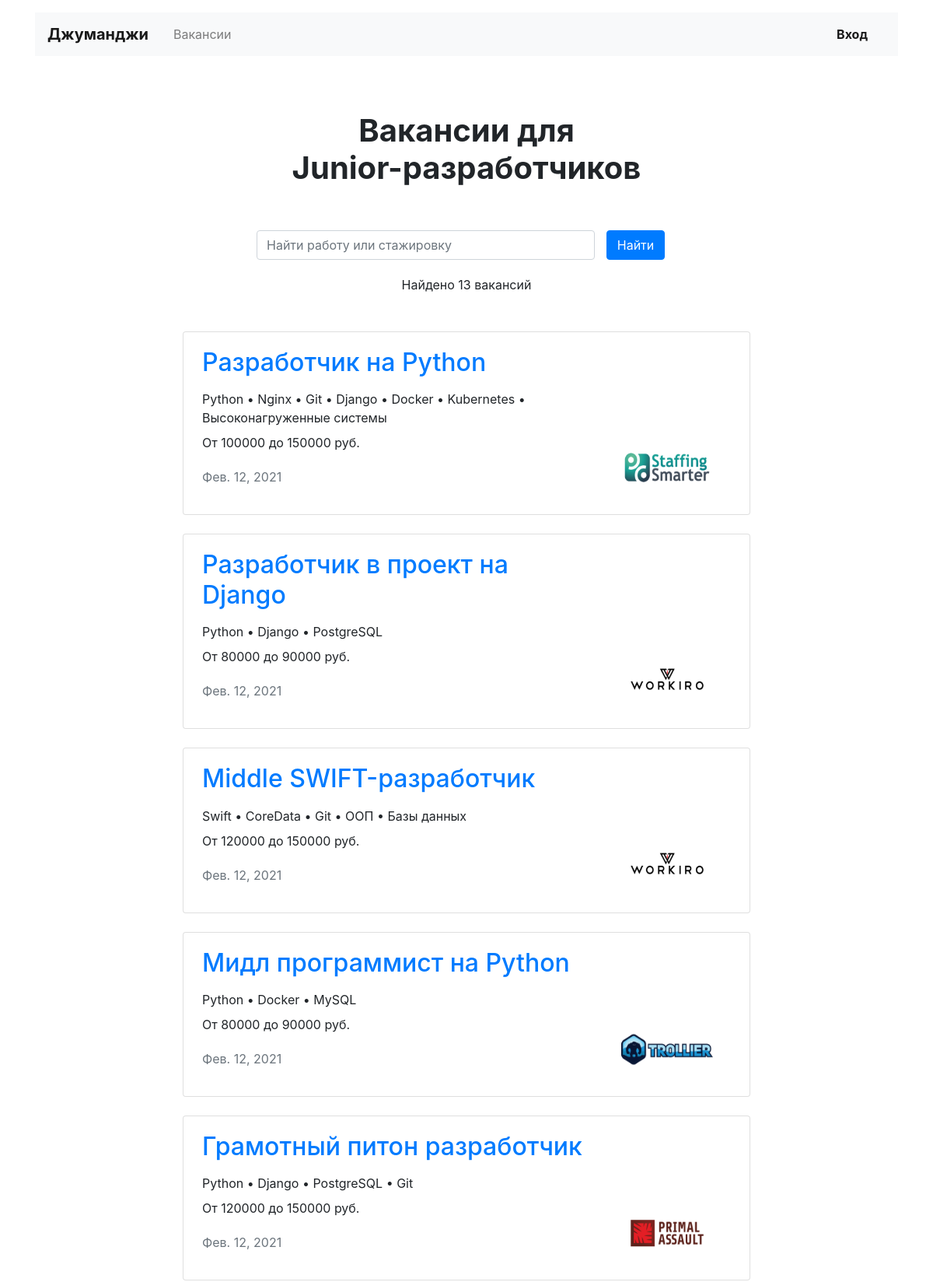
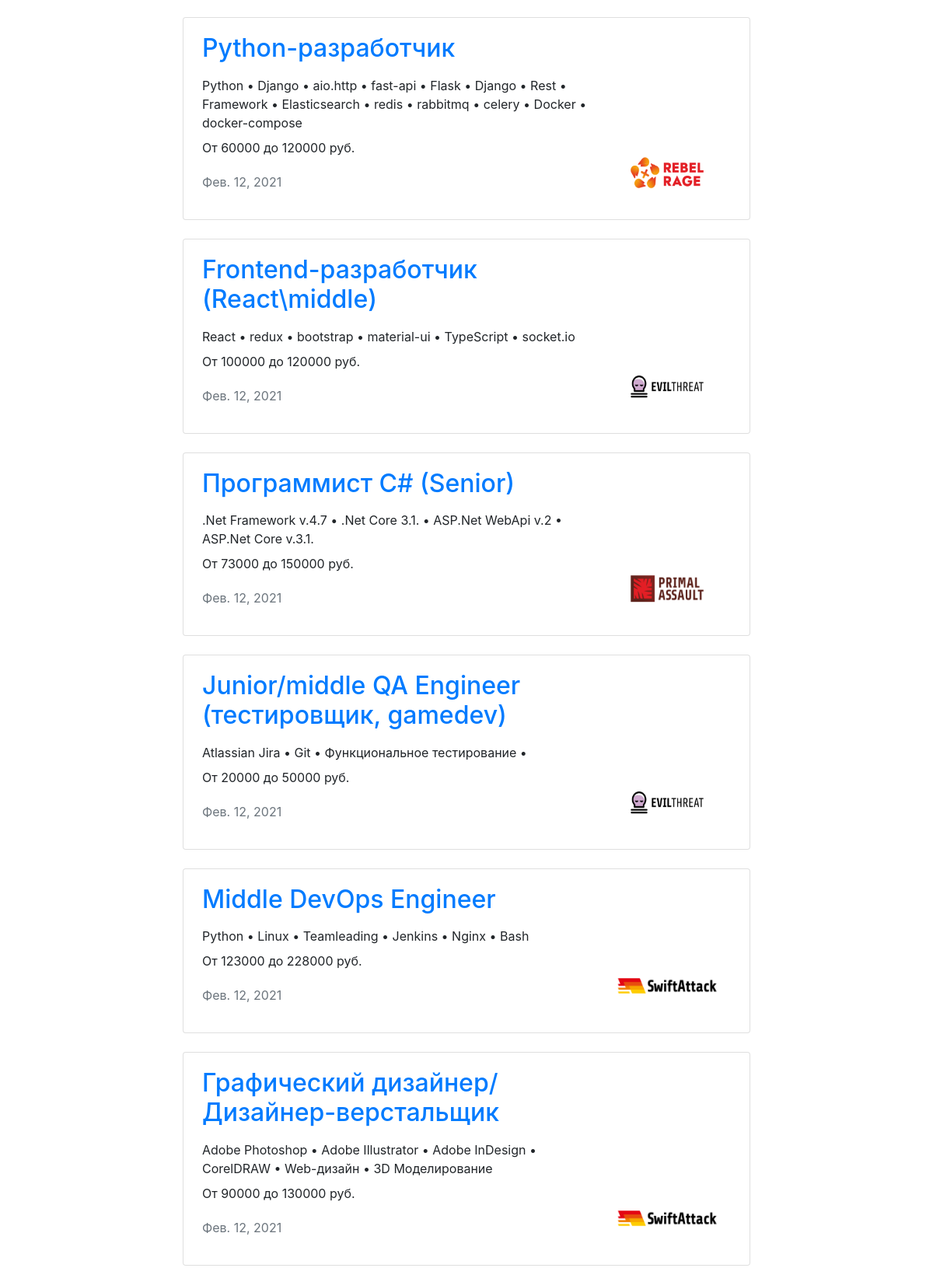
Page /vacancies/ (upper part) on the committed database (2 pictures, top to bottom).
### vacancies/models.py (models this page shows, shortened)
class Vacancy(models.Model):
    title = models.CharField(max_length=255, verbose_name='Название вакансии')
    specialty = models.ForeignKey(
        'Specialty',
        verbose_name='Специализация',
        on_delete=models.CASCADE,
        related_name="vacancies",
    )
    company = models.ForeignKey(
        'Company',
        verbose_name='Компания',
        on_delete=models.CASCADE,
        related_name="vacancies",
    )
    skills = models.CharField(max_length=255, verbose_name='Навыки')
    description = models.TextField(verbose_name='Описание')
    salary_min = models.PositiveIntegerField(verbose_name='Зарплата от')
    salary_max = models.PositiveIntegerField(verbose_name='Зарплата до')
    published_date = models.DateField(auto_now_add=True)
    class Meta:
        verbose_name = 'Вакансию'
        verbose_name_plural = 'Вакансии'

class Company(models.Model):
    name = models.CharField(max_length=255, verbose_name='Название')
    location = models.CharField(max_length=255, verbose_name='Город')
    logo = models.ImageField(upload_to=MEDIA_COMPANY_IMAGE_DIR, verbose_name='Логотипчик')
    description = models.TextField(verbose_name='Информация о компании')
    employee_count = models.PositiveIntegerField(verbose_name='Количество сотрудников')
    owner = models.OneToOneField(User, on_delete=models.CASCADE, verbose_name='Владелец', related_name="company")
    class Meta:
        verbose_name = 'Компанию'
        verbose_name_plural = 'Компании'

### vacancies/views/published.py (the view)
# urls.py: path('vacancies/', AllVacancies.as_view(), name='vacancies'),
class AllVacancies(ListView):
    template_name = 'published/all_vacancies.html'
    context_object_name = 'vacancies'
    def get_queryset(self):
        query = self.request.GET.get('search')
        if query:
            vacancies = (
                    Vacancy.objects
                    .select_related('company')
                    .filter(Q(title__icontains=query) | Q(skills__icontains=query),
                            )
            )
        else:
            vacancies = Vacancy.objects.select_related('company')
        return vacancies

### vacancies/templatetags/ru_pluralize.py (called while the page is built)
@register.filter
def ru_pluralize(value, arg="вакансия,вакансии,вакансий"):
    args = arg.split(",")
    number = abs(int(value))
    arg1 = number % 10
    arg2 = number % 100
    if (arg1 == 1) and (arg2 != 11):
        return args[0]
    elif (arg1 >= 2) and (arg1 <= 4) and ((arg2 < 10) or (arg2 >= 20)):
        return args[1]
    else:
        return args[2]

@register.filter
@stringfilter
def f_replace(stroka, arg1=' • '):
    result = stroka.replace(',', arg1)
    return result

### vacancies/templates/published/all_vacancies.html (shortened to what this page needs)
{% extends "base.html" %}
{% load ru_pluralize %}
{% block content %}
  <main class="container mt-3">
  <section>
      <h1 class="h1 text-center mx-auto mt-4 py-5"><strong>Вакансии для <br>Junior-разработчиков</strong></h1>
      <div class="row">
        <div class="col-12 col-md-8 col-lg-6 offset-lg-3 offset-md-2">
          <form method="get" action="{% url 'vacancies' %}" class="form-inline mb-3" enctype="multipart/form-data">
            <div class="form-group col-8 col-md-10 pl-0">
              <input name="search" class="form-control w-100" type="text" placeholder="Найти работу или стажировку"
                     aria-label="Найти работу или стажировку">
            </div>
            <div class="form-group col-4 col-md-2 pl-0">
              <button class="btn btn-primary w-100" type="submit">Найти</button>
            </div>
          </form>
        </div>
      </div>
    </section>
  {% if vacancies %}
    <section>
      <p class="text-center pt-1">Найдено {{ vacancies|length }}
          {{ vacancies|length|ru_pluralize:"вакансия,вакансии,вакансий" }}</p>
      <div class="row mt-5">
        <div class="col-12 col-lg-8 offset-lg-2 m-auto">
            {% for vacancy in vacancies %}
              <div class="card mb-4">
            <div class="card-body px-4">
              <div class="row">
                <div class="col-12 col-md-8 col-lg-9">
                    <h2 class="h2 pb-2"><a href="{% url 'vacancy' vacancy.pk %}">{{ vacancy.title }}</a></h2>
                  <p class="mb-2">{{ vacancy.skills|f_replace }}</p>
                  <p>От {{ vacancy.salary_min }} до {{ vacancy.salary_max }} руб.</p>
                  <p class="text-muted pt-1">{{ vacancy.published_date }}</p>
                </div>
                <div class="col-12 col-md-4 col-lg-3 d-flex align-items-end">
                  <a href="{% url 'company' vacancy.company.pk %}"><img src="{{ vacancy.company.logo.url }}"
                                                                        width="130"
                                                            height="80" alt=""></a>
                </div>
              </div>
            </div>
              </div>
          {% endfor %}
        </div>
      </div>
    </section>
  {% else %}
      <p class="text-center pt-1">По вашему запросу ничего не найдено</p>
  {% endif %}
  </main>
{% endblock %}

### rows in the picture
Vacancy: title "Разработчик на Python", skills|f_replace "Python • Nginx • Git • Django • Docker • Kubernetes • Высоконагруженные системы", salary_min "100000", salary_max "150000", published_date "Фев. 12, 2021", company.logo (picture)
Vacancy: title "Разработчик в проект на Django", skills|f_replace "Python • Django • PostgreSQL", salary_min "80000", salary_max "90000", published_date "Фев. 12, 2021", company.logo (picture)
Vacancy: title "Middle SWIFT-разработчик", skills|f_replace "Swift • CoreData • Git • ООП • Базы данных", salary_min "120000", salary_max "150000", published_date "Фев. 12, 2021", company.logo (picture)
Vacancy: title "Мидл программист на Python", skills|f_replace "Python • Docker • MySQL", salary_min "80000", salary_max "90000", published_date "Фев. 12, 2021", company.logo (picture)
Vacancy: title "Грамотный питон разработчик", skills|f_replace "Python • Django • PostgreSQL • Git", salary_min "120000", salary_max "150000", published_date "Фев. 12, 2021", company.logo (picture)
Vacancy: title "Python-разработчик", skills|f_replace "Python • Django • aio.http • fast-api • Flask • Django • Rest • Framework • Elasticsearch • redis • rabbitmq • celery • Docker • docker-compose", salary_min "60000", salary_max "120000", published_date "Фев. 12, 2021", company.logo (picture)
Vacancy: title "Frontend-разработчик (React\\middle)", skills|f_replace "React • redux • bootstrap • material-ui • TypeScript • socket.io", salary_min "100000", salary_max "120000", published_date "Фев. 12, 2021", company.logo (picture)
Vacancy: title "Программист C# (Senior)", skills|f_replace ".Net Framework v.4.7 • .Net Core 3.1. • ASP.Net WebApi v.2 • ASP.Net Core v.3.1.", salary_min "73000", salary_max "150000", published_date "Фев. 12, 2021", company.logo (picture)
Vacancy: title "Junior/middle QA Engineer (тестировщик, gamedev)", skills|f_replace "Atlassian Jira • Git • Функциональное тестирование •", salary_min "20000", salary_max "50000", published_date "Фев. 12, 2021", company.logo (picture)
Vacancy: title "Middle DevOps Engineer", skills|f_replace "Python • Linux • Teamleading • Jenkins • Nginx • Bash", salary_min "123000", salary_max "228000", published_date "Фев. 12, 2021", company.logo (picture)
Vacancy: title "Графический дизайнер/Дизайнер-верстальщик", skills|f_replace "Adobe Photoshop • Adobe Illustrator • Adobe InDesign • CorelDRAW • Web-дизайн • 3D Моделирование", salary_min "90000", salary_max "130000", published_date "Фев. 12, 2021", company.logo (picture)

### other values in the picture
{{ vacancies|length }} "13"
{{ vacancies|length|ru_pluralize:"вакансия,вакансии,вакансий" }} "вакансий"
